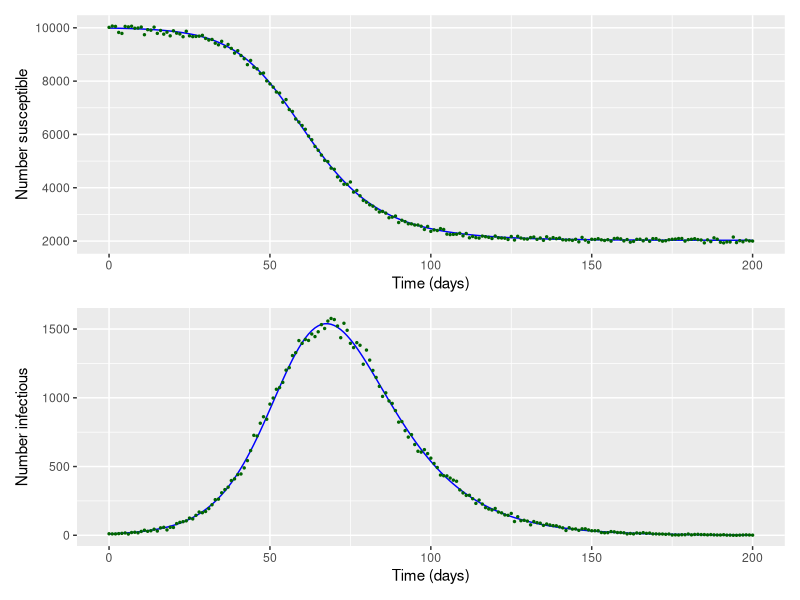
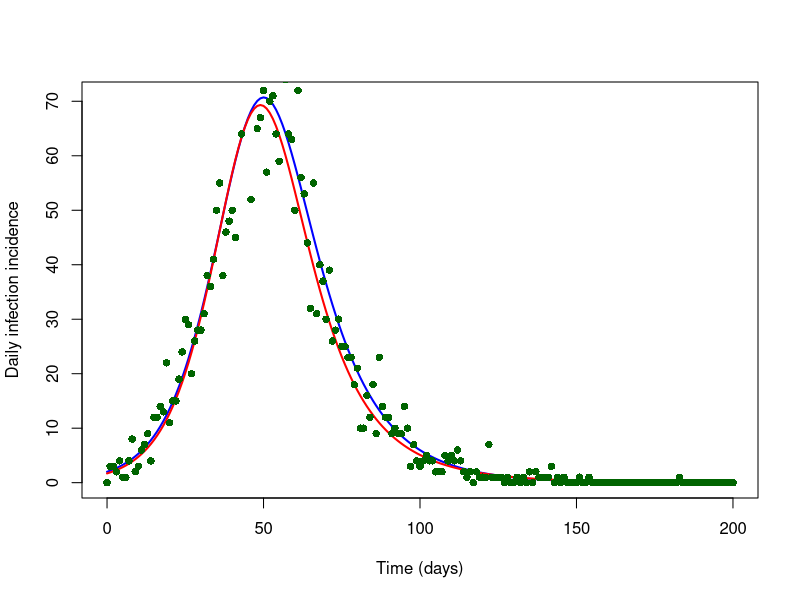
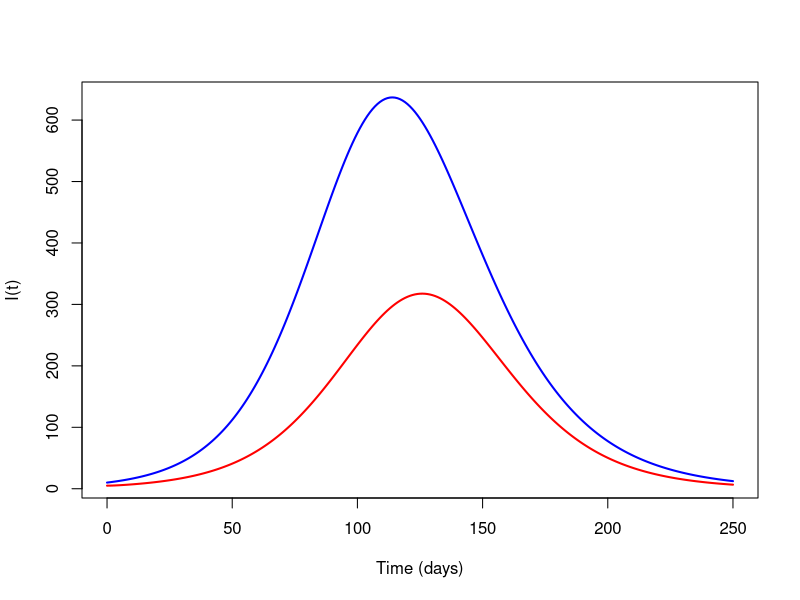
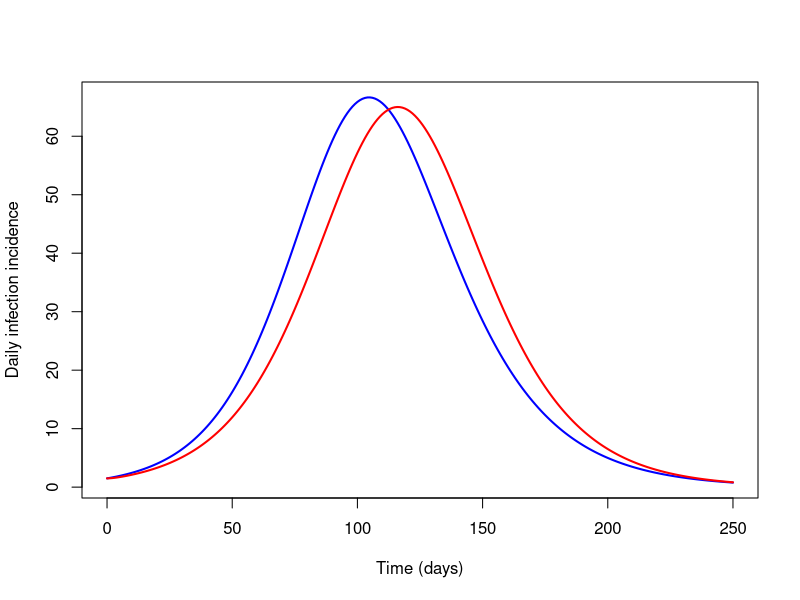

R code for these plots, in order:
## ---- chunk 1
#| fig-width: 6
#| fig-height: 6
#| label: fig-SIR-sim-est
#| fig-cap: "Solution of the SIR model beta=0.2 /day, gamma=0.1 /day (blue curves) alongside synthetic data drawn from independent Poisson distributions each day (green points). Population size N = 10^4, initial condition I(0)=0.001*N, S(0)=N-I(0)."
#| warning: false
#| echo: false
library(deSolve)
library(ggplot2)
library(patchwork) 

# Parameters
beta <- 0.2
gamma <- 0.1

i0 = 0.001
N = 1e4

# Time points
times <- seq(0, 200, by = 1)

params <- c(beta = beta,
            gamma = gamma,
            N = N)


# Initial conditions
init <- c(
  S = N*(1-i0),
  I = N*(i0)
)


# SIR model function
sir_model <- function(t, state, parameters) {

  with(as.list(c(state, parameters)), {

    dS <- -beta * S * I / N
    dI <- beta * S * I / N - gamma * I

    list(c(dS, dI))
  })
}

# Numerical solution
out <- ode(y = init,
           times = times,
           func = sir_model,
           parms = params)
out <- as.data.frame(out)

# Generate synthetic data
out$Sobs = rpois(length(out$S), lambda = out$S)
out$Iobs = rpois(length(out$I), lambda = out$I)


# Plot
plt1 <- ggplot()+
  geom_line(data = out, aes(x=time, y=S), color="blue")+
  geom_point(data=out, aes(x=time, y=Sobs), color="darkgreen", size = 0.5)+
  xlab("Time (days)")+
  ylab("Number susceptible")

plt2 <- ggplot()+
  geom_line(data = out, aes(x=time, y=I), color="blue")+
  geom_point(data=out, aes(x=time, y=Iobs), color="darkgreen", size = 0.5)+
  xlab("Time (days)")+
  ylab("Number infectious")


plt1 + plt2 + plot_layout(nrow=2)

## ---- chunk 2
#| fig-width: 6
#| fig-height: 4
#| label: fig-SIR-identifiability
#| fig-cap: "Solution of the SIR model with the 'true' parameter values (R_0=2, gamma=0.1 /day and p_{det}=0.4, blue) and alternative parameter values that produce a very similar solution (R0=2.6, gamma=0.065 /day and p_{det}=0.33, red). Population size N = 10^4, initial conditions chosen so that p_{det}*I(0)=0.001 for both models. Both curves show the expected incidence in the model multiplied by p_{det} to account for underascertainment. Synthetic daily incidence data generated from the model with the true parameter values are shown as green points."
#| warning: false
#| echo: false
library(deSolve)

# Parameters
beta1 <- 0.2
gamma1 <- 0.1
p1 <- 0.4

# Parameters
beta2 <- 0.17
gamma2 <- 0.065
p2 <- 0.33

i0 = 0.001
N = 1e4

# Time points
times <- seq(0, 200, by = 1)

params1 <- c(beta = beta1,
            gamma = gamma1,
            N = N)

params2 <- c(beta = beta2,
            gamma = gamma2,
            N = N)

# Initial conditions
init1 <- c(
  S = N*(1-i0/p1),
  I = N*(i0/p1)
)

init2 <- c(
  S = N*(1-i0/p2),
  I = N*(i0/p2)
)

# SIR model function
sir_model <- function(t, state, parameters) {

  with(as.list(c(state, parameters)), {

    dS <- -beta * S * I / N
    dI <- beta * S * I / N - gamma * I

    list(c(dS, dI))
  })
}

# Numerical solution
out1 <- ode(y = init1,
           times = times,
           func = sir_model,
           parms = params1)
out1 <- as.data.frame(out1)
out1$inc = p1*beta1*out1$S*out1$I/N

out2 <- ode(y = init2,
           times = times,
           func = sir_model,
           parms = params2)
out2 <- as.data.frame(out2)
out2$inc = p2*beta2*out2$S*out2$I/N


obs <- rpois(length(out1$inc), lambda = out1$inc)

# Plot
matplot(out1$time, out1$inc,
        type = "l",
        lty = 1,
        lwd = 2,
        xlab = "Time (days)",
        ylab = "Daily infection incidence",
        col = "blue")

lines(out2$time, out2$inc,
        lwd = 2,
        col = "red")

points(out1$time, obs, pch = 16, col = "darkgreen")

## ---- chunk 3
#| label: fig-SEIR-identifiability
#| fig-cap: "Numerical solution of the SIR model with beta=0.15 /day, gamma=0.1 /day (blue) and SEIR model with beta=0.3 /day, gamma=0.2 /day, alpha=0.2 /day (red). Both models have R0=1.5 and generation interval of 10 days. Population size N = 10^4, initial condition for SIR model I(0)=0.001N, S(0)=N-I(0) and for SEIR model E(0)=0.0005N, I(0)=0.0005N, S(0)=N-E(0)-I(0)."
#| fig-subcap:
#|   - "Prevalence"
#|   - "Incidence"
#| layout-ncol: 2
#| echo: false
#| warning: false
library(deSolve)

# Parameters
beta1 <- 0.15
gamma1 <- 0.1

# Parameters
beta2 <- 0.3
gamma2 <- 0.2
alpha2 <- 0.2

N = 1e4
i0 = 0.001

# Time points
times <- seq(0, 250, by = 1)

params1 <- c(beta = beta1,
            gamma = gamma1,
            N = N)

params2 <- c(beta = beta2,
            gamma = gamma2,
            alpha = alpha2,
            N = N)


# Initial conditions
init1 <- c(
  S = N*(1-i0),
  I = N*i0
)

init2 <- c(
  S = N*(1-i0),
  E = N*i0/2,
  I = N*i0/2
)

# SIR model function
sir_model <- function(t, state, parameters) {

  with(as.list(c(state, parameters)), {

    dS <- -beta * S * I / N
    dI <- beta * S * I / N - gamma * I

    list(c(dS, dI))
  })
}

seir_model <- function(t, state, parameters) {

  with(as.list(c(state, parameters)), {

    dS <- -beta * S * I / N
    dE <- beta * S * I / N - alpha * E
    dI <- alpha * E - gamma * I

    list(c(dS, dE, dI))
  })
}


# Numerical solution
out1 <- ode(y = init1,
           times = times,
           func = sir_model,
           parms = params1)
out1 <- as.data.frame(out1)

out2 <- ode(y = init2,
           times = times,
           func = seir_model,
           parms = params2)
out2 <- as.data.frame(out2)


# Plot
matplot(out1$time, out1$I,
        type = "l",
        lty = 1,
        lwd = 2,
        xlab = "Time (days)",
        ylab = "I(t)",
        col = "blue")

lines(out2$time, out2$I,
        lwd = 2,
        col = "red")

matplot(out1$time, beta1*out1$S*out1$I/N,
        type = "l",
        lty = 1,
        lwd = 2,
        xlab = "Time (days)",
        ylab = "Daily infection incidence",
        col = "blue")

lines(out2$time, beta2*out2$S*out2$I/N,
        lwd = 2,
        col = "red")
